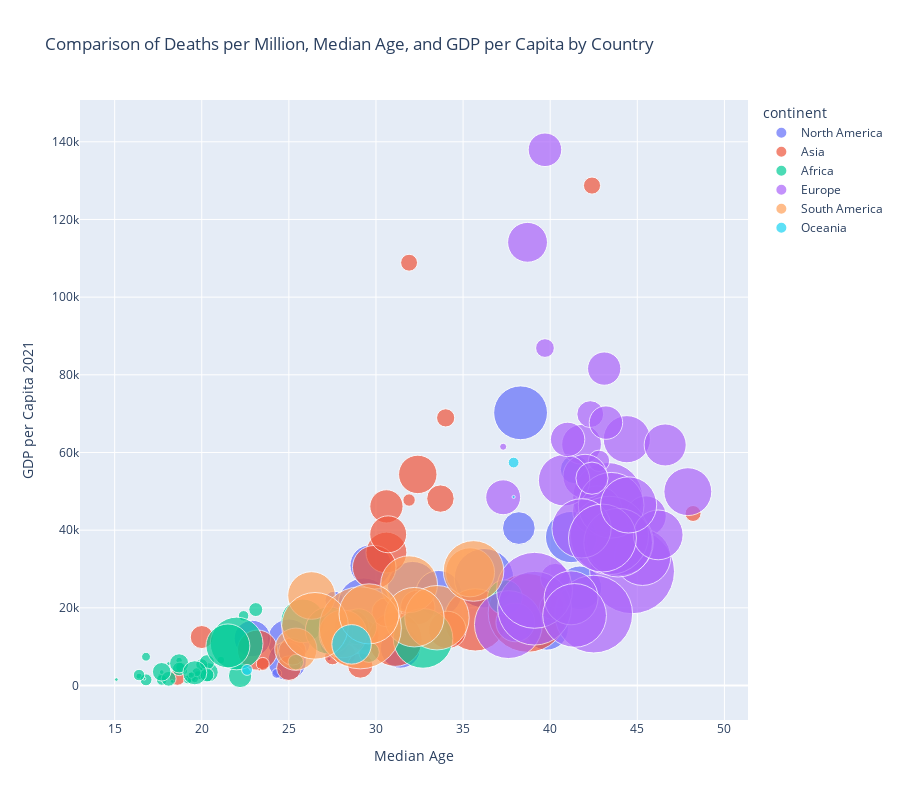

The code cell stored with this chart in its notebook:
### Markdown cell above
#### Argument 2: 
**Lower income countries have a lower median age, which results in a lower mortality rate.**

Demographic factors like age could play a significant role in COVID-19 mortality rates. One notable factor is the median age of the population in different countries. Lower-income countries often have a younger population compared to higher-income countries, and this difference could impact COVID-19 mortality rates.

### Code cell
import pandas as pd
import plotly.express as px

# Read the datasets
covid_df = pd.read_csv('owid-covid-data.csv')
gdp_df = pd.read_csv('GDP-data.csv', skiprows=4)

# Convert 'date' column to datetime
covid_df['date'] = pd.to_datetime(covid_df['date'])

# Extract data for 2021 and 2020
covid_2021_df = covid_df[covid_df['date'].dt.year == 2021]
covid_2020_df = covid_df[covid_df['date'].dt.year == 2020]

# Find the last available date for each location in 2021 and 2020
last_dates_2021 = covid_2021_df.groupby('location')['date'].idxmax()
last_dates_2020 = covid_2020_df.groupby('location')['date'].idxmax()

# Filter the dataframe to only include rows with the last available date for each location
covid_last_2021 = covid_2021_df.loc[last_dates_2021]
covid_last_2020 = covid_2020_df.loc[last_dates_2020]

# Select required columns
covid_deaths_2021 = covid_last_2021[['location', 'total_deaths_per_million']]
covid_deaths_2020 = covid_last_2020[['location', 'total_deaths_per_million']]

# Merge 2020 and 2021 data on location
covid_deaths = pd.merge(covid_deaths_2021, covid_deaths_2020, on='location', suffixes=('_2021', '_2020'))

# Calculate the difference in total deaths per million between 2021 and 2020
covid_deaths['total_deaths_per_million_2021'] = covid_deaths['total_deaths_per_million_2021'] - covid_deaths['total_deaths_per_million_2020']

# Preprocess GDP data
gdp_df = gdp_df.rename(columns={'Country Name': 'location'})

# Merge GDP data with COVID data
df = pd.merge(gdp_df, covid_deaths, on='location', how='inner')

# Add other required columns from the covid_last_2021 data
other_columns = covid_last_2021[['location', 'continent', 'median_age', 'people_vaccinated_per_hundred', 'total_tests_per_thousand']]
df = pd.merge(df, other_columns, on='location', how='inner')

# Handle NaN values in the '2021' (GDP per capita) column
df['2021'] = df['2021'].replace('..', float('nan')).astype(float)
df = df.dropna(subset=['2021', 'total_deaths_per_million_2021'])

# Create the scatter plot
fig = px.scatter(
    df,
    x="median_age",
    y="2021", 
    size="total_deaths_per_million_2021",
    hover_name="location",
    color='continent',
    title="Comparison of Deaths per Million, Median Age, and GDP per Capita by Country",
    labels={
        "median_age": "Median Age",
        "total_deaths_per_million_2021": "Total Deaths per Million (2021)",
        "2021": "GDP per Capita 2021"
    },
    size_max=60,  # Maximum size of the bubbles
    color_continuous_scale=px.colors.sequential.Blues,
    height=800  # Adjust the height of the figure
)

# Show the figure
fig.show()

### Figure 1 — Plotly figure (JSON) as saved in the notebook; plotly's stock layout.template omitted (floating-point values rounded to 4 significant figures)
{"data": [{"hovertemplate": "<b>%{hovertext}</b><br><br>continent=North America<br>Median Age=%{x}<br>GDP per Capita 2021=%{y}<br>Total Deaths per Million (2021)=%{marker.size}<extra></extra>", "hovertext": ["Aruba", "Antigua and Barbuda", "Belize", "Bermuda", "Barbados", "Canada", "Costa Rica", "Curacao", "Cayman Islands", "Dominican Republic", "Guatemala", "Honduras", "Haiti", "Jamaica", "Mexico", "Nicaragua", "Panama", "Puerto Rico", "El Salvador", "Sint Maarten (Dutch part)", "Turks and Caicos Islands", "Trinidad and Tobago", "United States"], "legendgroup": "North America", "marker": {"color": "#636efa", "size": [1259.0, 1205.0, 898.1, 1511.0, 898.3, 393.1, 1013.0, 910.2, 131.0, 163.2, 635.1, 706.2, 45.84, 766.8, 1250.0, 7.483, 828.6, 513.8, 397.9, 1109.0, 437.4, 1694.0, 1388.0], "sizemode": "area", "sizeref": 0.9586, "symbol": "circle"}, "mode": "markers", "name": "North America", "orientation": "v", "showlegend": true, "type": "scatter", "x": [41.2, 32.1, 25, null, 39.8, 41.4, 33.6, 41.7, null, 27.6, 22.9, 24.9, 24.3, 31.4, 29.3, 27.3, 29.7, 38.2, 27.6, null, null, 36.2, 38.3], "xaxis": "x", "y": [38230.0, 25490.0, 11560.0, 91510.0, 14690.0, 55630.0, 23700.0, 25160.0, 75900.0, 21920.0, 12110.0, 6286.0, 3115.0, 9611.0, 21120.0, 6875.0, 30900.0, 40540.0, 10860.0, 39470.0, 21230.0, 27630.0, 70220.0], "yaxis": "y"}, {"hovertemplate": "<b>%{hovertext}</b><br><br>continent=Asia<br>Median Age=%{x}<br>GDP per Capita 2021=%{y}<br>Total Deaths per Million (2021)=%{marker.size}<extra></extra>", "hovertext": ["Afghanistan", "United Arab Emirates", "Armenia", "Azerbaijan", "Bangladesh", "Bahrain", "China", "Georgia", "Indonesia", "India", "Iraq", "Israel", "Jordan", "Japan", "Kazakhstan", "Kuwait", "Lebanon", "Sri Lanka", "Maldives", "Myanmar", "Mongolia", "Malaysia", "Nepal", "Oman", "Pakistan", "Philippines", "Qatar", "Saudi Arabia", "Singapore", "Thailand", "Tajikistan"], "legendgroup": "Asia", "marker": {"color": "#EF553B", "size": [126.3, 159.0, 1861.0, 566.5, 120.4, 708.4, 0.647, 2974.0, 445.8, 234.3, 255.2, 530.1, 772.2, 122.4, 799.9, 360.5, 1393.0, 673.0, 406.6, 307.4, 582.6, 910.0, 290.2, 653.1, 80.95, 364.6, 137.3, 73.99, 140.7, 300.2, 3.516], "sizemode": "area", "sizeref": 0.9586, "symbol": "circle"}, "mode": "markers", "name": "Asia", "orientation": "v", "showlegend": true, "type": "scatter", "x": [18.6, 34, 35.7, 32.4, 27.5, 32.4, 38.7, 38.7, 29.3, 28.2, 20, 30.6, 23.2, 48.2, 30.6, 33.7, 31.1, 34.1, 30.6, 29.1, 28.6, 29.9, 25, 30.7, 23.5, 25.2, 31.9, 31.9, 42.4, 40.1, 23.3], "xaxis": "x", "y": [2139.0, 68910.0, 16900.0, 20110.0, 7366.0, 54350.0, 20410.0, 18690.0, 12900.0, 8045.0, 12480.0, 46130.0, 9115.0, 44290.0, 34230.0, 48130.0, 11860.0, 14310.0, 18870.0, 5139.0, 14950.0, 30460.0, 4461.0, 38930.0, 5555.0, 8797.0, 108900.0, 47750.0, 128700.0, 20250.0, 4075.0], "yaxis": "y"}, {"hovertemplate": "<b>%{hovertext}</b><br><br>continent=Africa<br>Median Age=%{x}<br>GDP per Capita 2021=%{y}<br>Total Deaths per Million (2021)=%{marker.size}<extra></extra>", "hovertext": ["Angola", "Burundi", "Benin", "Burkina Faso", "Botswana", "Central African Republic", "Cote d'Ivoire", "Cameroon", "Comoros", "Djibouti", "Algeria", "Ethiopia", "Gabon", "Ghana", "Guinea", "Guinea-Bissau", "Equatorial Guinea", "Kenya", "Liberia", "Libya", "Lesotho", "Morocco", "Madagascar", "Mali", "Mozambique", "Mauritania", "Mauritius", "Malawi", "Namibia", "Niger", "Nigeria", "Rwanda", "Sudan", "Senegal", "Sierra Leone", "Somalia", "Sao Tome and Principe", "Eswatini", "Chad", "Togo", "Tunisia", "Tanzania", "Uganda", "South Africa", "Zambia", "Zimbabwe"], "legendgroup": "Africa", "marker": {"color": "#00cc96", "size": [37.82, 0.931, 8.762, 10.54, 912.4, 6.811, 20.35, 50.26, 174.5, 114.2, 78.1, 40.47, 93.34, 28.44, 22.3, 49.39, 53.14, 68.56, 37.34, 620.3, 260.6, 203.5, 25.87, 17.84, 54.63, 110.8, 578.7, 104.9, 1331.0, 6.601, 8.085, 92.4, 37.93, 86.8, 5.462, 68.53, 175.9, 922.9, 4.345, 20.12, 1707.0, 10.93, 63.11, 1073.0, 165.6, 278.4], "sizemode": "area", "sizeref": 0.9586, "symbol": "circle"}, "mode": "markers", "name": "Africa", "orientation": "v", "showlegend": true, "type": "scatter", "x": [16.8, 17.5, 18.8, 17.6, 25.8, 18.3, 18.7, 18.8, 20.4, 25.4, 29.1, 19.8, 23.1, 21.1, 19, 19.4, 22.4, 20, 19.2, 29, 22.2, 29.6, 19.6, 16.4, 17.7, 20.3, 37.4, 18.1, 22, 15.1, 18.1, 20.3, 19.7, 18.7, 19.1, 16.8, 18.7, 21.5, 16.7, 19.4, 32.7, 17.7, 16.4, 27.3, 17.7, 19.6], "xaxis": "x", "y": [7414.0, 864.3, 3575.0, 2468.0, 16650.0, 1057.0, 6433.0, 4742.0, 3427.0, 6032.0, 12890.0, 2628.0, 19550.0, 6544.0, 3735.0, 2164.0, 17940.0, 5360.0, 1557.0, 15130.0, 2456.0, 8581.0, 1642.0, 2399.0, 1440.0, 5988.0, 22740.0, 1732.0, 10820.0, 1538.0, 5624.0, 2706.0, 3420.0, 4266.0, 1624.0, 1462.0, 5703.0, 10200.0, 1764.0, 2679.0, 12130.0, 3451.0, 2688.0, 14170.0, 3527.0, 3276.0], "yaxis": "y"}, {"hovertemplate": "<b>%{hovertext}</b><br><br>continent=Europe<br>Median Age=%{x}<br>GDP per Capita 2021=%{y}<br>Total Deaths per Million (2021)=%{marker.size}<extra></extra>", "hovertext": ["Albania", "Andorra", "Austria", "Belgium", "Bulgaria", "Bosnia and Herzegovina", "Belarus", "Switzerland", "Cyprus", "Czechia", "Germany", "Denmark", "Spain", "Estonia", "Finland", "France", "United Kingdom", "Greece", "Croatia", "Hungary", "Ireland", "Iceland", "Italy", "Lithuania", "Luxembourg", "Latvia", "Moldova", "North Macedonia", "Malta", "Montenegro", "Netherlands", "Norway", "Poland", "Portugal", "Romania", "San Marino", "Serbia", "Slovenia", "Sweden", "Ukraine", "Kosovo"], "legendgroup": "Europe", "marker": {"color": "#ab63fa", "size": [722.3, 701.4, 1067.0, 756.5, 3451.0, 2895.0, 430.8, 531.5, 583.7, 2346.0, 847.8, 346.5, 784.5, 1164.0, 219.8, 938.2, 1269.0, 1524.0, 2150.0, 2936.0, 761.3, 24.13, 1099.0, 2067.0, 540.5, 2260.0, 2207.0, 2606.0, 498.8, 2764.0, 536.4, 168.2, 1684.0, 1187.0, 2209.0, 1217.0, 1395.0, 1513.0, 566.8, 1946.0, 944.9], "sizemode": "area", "sizeref": 0.9586, "symbol": "circle"}, "mode": "markers", "name": "Europe", "orientation": "v", "showlegend": true, "type": "scatter", "x": [38, null, 44.4, 41.8, 44.7, 42.5, 40.3, 43.1, 37.3, 43.3, 46.6, 42.3, 45.5, 42.7, 42.8, 42, 40.8, 45.3, 44, 43.4, 38.7, 37.3, 47.9, 43.5, 39.7, 43.9, 37.6, 39.1, 42.4, 39.1, 43.2, 39.7, 41.8, 46.2, 43, null, 41.2, 44.5, 41, 41.4, null], "xaxis": "x", "y": [16260.0, 58830.0, 63420.0, 62110.0, 29410.0, 18380.0, 27610.0, 81600.0, 48470.0, 48420.0, 61940.0, 69880.0, 43620.0, 45050.0, 57850.0, 53830.0, 52840.0, 33020.0, 36950.0, 38640.0, 114100.0, 61480.0, 49910.0, 46410.0, 137900.0, 36780.0, 15680.0, 19900.0, 53390.0, 24510.0, 67690.0, 86890.0, 40460.0, 38780.0, 37970.0, 65720.0, 22580.0, 46500.0, 63380.0, 18040.0, 12360.0], "yaxis": "y"}, {"hovertemplate": "<b>%{hovertext}</b><br><br>continent=South America<br>Median Age=%{x}<br>GDP per Capita 2021=%{y}<br>Total Deaths per Million (2021)=%{marker.size}<extra></extra>", "hovertext": ["Argentina", "Bolivia", "Brazil", "Chile", "Colombia", "Ecuador", "Guyana", "Peru", "Paraguay", "Suriname", "Uruguay"], "legendgroup": "South America", "marker": {"color": "#FFA15A", "size": [1545.0, 854.6, 1987.0, 1153.0, 1696.0, 1092.0, 1088.0, 3229.0, 2130.0, 1726.0, 1759.0], "sizemode": "area", "sizeref": 0.9586, "symbol": "circle"}, "mode": "markers", "name": "South America", "orientation": "v", "showlegend": true, "type": "scatter", "x": [31.9, 25.4, 33.5, 35.4, 32.2, 28.1, 26.3, 29.1, 26.5, 29.6, 35.6], "xaxis": "x", "y": [26090.0, 9343.0, 17450.0, 29150.0, 17590.0, 13290.0, 23180.0, 14850.0, 15360.0, 18450.0, 29500.0], "yaxis": "y"}, {"hovertemplate": "<b>%{hovertext}</b><br><br>continent=Oceania<br>Median Age=%{x}<br>GDP per Capita 2021=%{y}<br>Total Deaths per Million (2021)=%{marker.size}<extra></extra>", "hovertext": ["Australia", "Fiji", "New Zealand", "Papua New Guinea"], "legendgroup": "Oceania", "marker": {"color": "#19d3f3", "size": [55.66, 747.5, 4.822, 57.28], "sizemode": "area", "sizeref": 0.9586, "symbol": "circle"}, "mode": "markers", "name": "Oceania", "orientation": "v", "showlegend": true, "type": "scatter", "x": [37.9, 28.6, 37.9, 22.6], "xaxis": "x", "y": [57410.0, 10590.0, 48560.0, 4014.0], "yaxis": "y"}], "layout": {"height": 800, "legend": {"itemsizing": "constant", "title": {"text": "continent"}, "tracegroupgap": 0}, "title": {"text": "Comparison of Deaths per Million, Median Age, and GDP per Capita by Country"}, "xaxis": {"anchor": "y", "domain": [0, 1], "title": {"text": "Median Age"}}, "yaxis": {"anchor": "x", "domain": [0, 1], "title": {"text": "GDP per Capita 2021"}}}}
